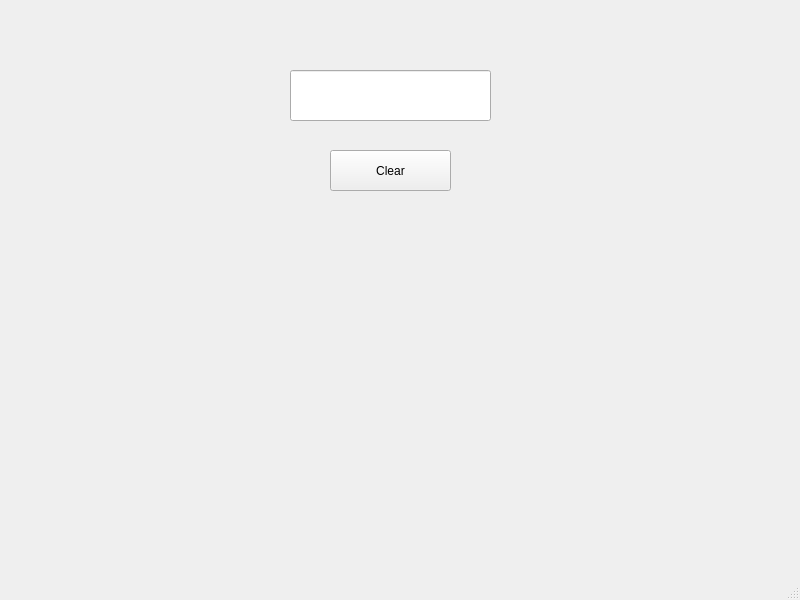
<?xml version="1.0" encoding="UTF-8"?>
<ui version="4.0">
 <class>MainWindow</class>
 <widget class="QMainWindow" name="MainWindow">
  <property name="geometry">
   <rect>
    <x>0</x>
    <y>0</y>
    <width>800</width>
    <height>600</height>
   </rect>
  </property>
  <property name="windowTitle">
   <string>MainWindow</string>
  </property>
  <widget class="QWidget" name="centralwidget">
   <widget class="QLineEdit" name="lineEdit">
    <property name="geometry">
     <rect>
      <x>290</x>
      <y>70</y>
      <width>201</width>
      <height>51</height>
     </rect>
    </property>
   </widget>
   <widget class="QPushButton" name="pushButton">
    <property name="geometry">
     <rect>
      <x>330</x>
      <y>150</y>
      <width>121</width>
      <height>41</height>
     </rect>
    </property>
    <property name="text">
     <string>Clear</string>
    </property>
   </widget>
  </widget>
  <widget class="QMenuBar" name="menubar">
   <property name="geometry">
    <rect>
     <x>0</x>
     <y>0</y>
     <width>800</width>
     <height>21</height>
    </rect>
   </property>
  </widget>
  <widget class="QStatusBar" name="statusbar"/>
 </widget>
 <resources/>
 <connections>
  <connection>
   <sender>pushButton</sender>
   <signal>clicked()</signal>
   <receiver>lineEdit</receiver>
   <slot>clear()</slot>
   <hints>
    <hint type="sourcelabel">
     <x>395</x>
     <y>195</y>
    </hint>
    <hint type="destinationlabel">
     <x>398</x>
     <y>124</y>
    </hint>
   </hints>
  </connection>
 </connections>
</ui>
